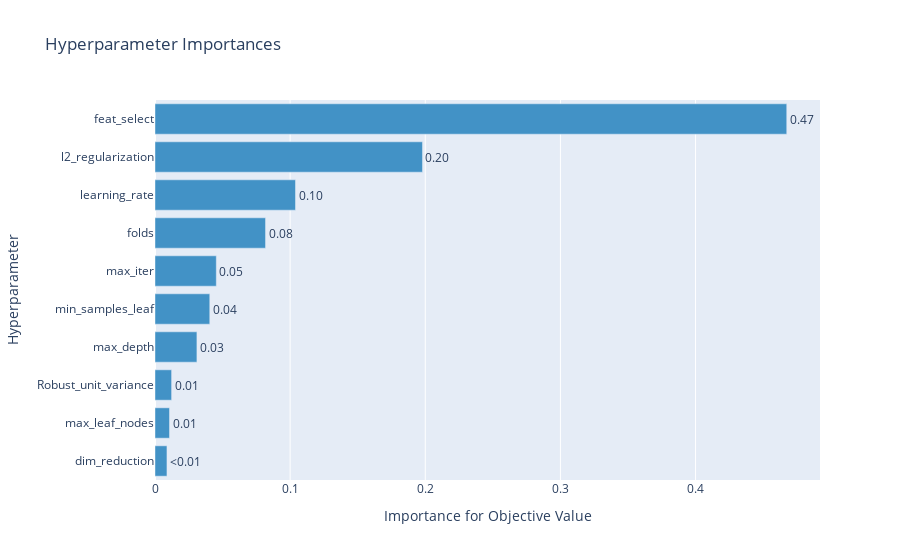

This figure's notebook cell:
### Code cell
optuna.visualization.plot_param_importances(study)

### Figure 1 — Plotly figure (JSON) as saved in the notebook; plotly's stock layout.template omitted (floating-point values rounded to 4 significant figures)
{"data": [{"cliponaxis": false, "hovertemplate": ["dim_reduction (CategoricalDistribution): 0.008849276219398293<extra></extra>", "max_leaf_nodes (IntDistribution): 0.010737745822576356<extra></extra>", "Robust_unit_variance (CategoricalDistribution): 0.012283975150389613<extra></extra>", "max_depth (IntDistribution): 0.031023694540569677<extra></extra>", "min_samples_leaf (IntDistribution): 0.040526281936988234<extra></extra>", "max_iter (IntDistribution): 0.04537533709920916<extra></extra>", "folds (IntDistribution): 0.08179904543067003<extra></extra>", "learning_rate (FloatDistribution): 0.10397875209626213<extra></extra>", "l2_regularization (FloatDistribution): 0.19793566038458282<extra></extra>", "feat_select (CategoricalDistribution): 0.4674902313193537<extra></extra>"], "marker": {"color": "rgb(66,146,198)"}, "orientation": "h", "text": ["<0.01", "0.01", "0.01", "0.03", "0.04", "0.05", "0.08", "0.10", "0.20", "0.47"], "textposition": "outside", "type": "bar", "x": [0.008849, 0.01074, 0.01228, 0.03102, 0.04053, 0.04538, 0.0818, 0.104, 0.1979, 0.4675], "y": ["dim_reduction", "max_leaf_nodes", "Robust_unit_variance", "max_depth", "min_samples_leaf", "max_iter", "folds", "learning_rate", "l2_regularization", "feat_select"]}], "layout": {"showlegend": false, "title": {"text": "Hyperparameter Importances"}, "xaxis": {"title": {"text": "Importance for Objective Value"}}, "yaxis": {"title": {"text": "Hyperparameter"}}}}
